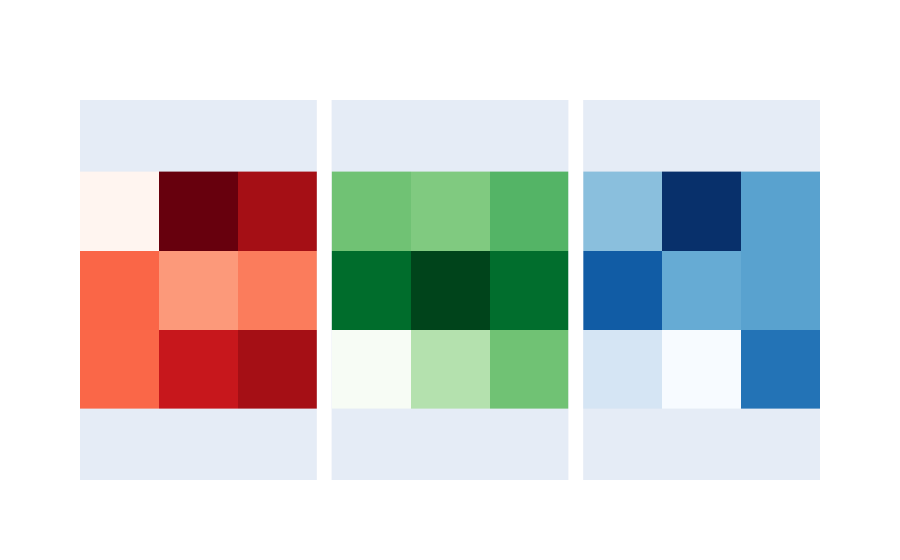

Notebook source saved alongside this figure:
### Code cell
A.show_kernels()

### Figure 1 — Plotly figure (JSON) as saved in the notebook; plotly's stock layout.template omitted (floating-point values rounded to 4 significant figures)
{"data": [{"colorscale": [[0, "rgb(255,245,240)"], [0.125, "rgb(254,224,210)"], [0.25, "rgb(252,187,161)"], [0.375, "rgb(252,146,114)"], [0.5, "rgb(251,106,74)"], [0.625, "rgb(239,59,44)"], [0.75, "rgb(203,24,29)"], [0.875, "rgb(165,15,21)"], [1, "rgb(103,0,13)"]], "showscale": false, "type": "heatmap", "x": [0, 1, 2, 3], "xaxis": "x", "y": [0, 1, 2, 3], "yaxis": "y", "z": [[-4.968, 2.394, 1.47], [-1.206, -2.36, -1.695], [-1.229, 0.6516, 1.477]], "zmax": 2.394, "zmin": -4.968}, {"colorscale": [[0, "rgb(247,252,245)"], [0.125, "rgb(229,245,224)"], [0.25, "rgb(199,233,192)"], [0.375, "rgb(161,217,155)"], [0.5, "rgb(116,196,118)"], [0.625, "rgb(65,171,93)"], [0.75, "rgb(35,139,69)"], [0.875, "rgb(0,109,44)"], [1, "rgb(0,68,27)"]], "showscale": false, "type": "heatmap", "x": [0, 1, 2, 3], "xaxis": "x2", "y": [0, 1, 2, 3], "yaxis": "y2", "z": [[-1.279, -1.627, -0.7167], [1.666, 2.688, 1.652], [-5.398, -2.882, -1.272]], "zmax": 2.688, "zmin": -5.398}, {"colorscale": [[0, "rgb(247,251,255)"], [0.125, "rgb(222,235,247)"], [0.25, "rgb(198,219,239)"], [0.375, "rgb(158,202,225)"], [0.5, "rgb(107,174,214)"], [0.625, "rgb(66,146,198)"], [0.75, "rgb(33,113,181)"], [0.875, "rgb(8,81,156)"], [1, "rgb(8,48,107)"]], "showscale": false, "type": "heatmap", "x": [0, 1, 2, 3], "xaxis": "x3", "y": [0, 1, 2, 3], "yaxis": "y3", "z": [[-0.06859, 2.846, 0.5987], [1.989, 0.3934, 0.5893], [-1.33, -2.209, 1.542]], "zmax": 2.846, "zmin": -2.209}], "layout": {"xaxis": {"anchor": "y", "domain": [0, 0.32], "showgrid": false, "showticklabels": false, "zeroline": false}, "xaxis2": {"anchor": "y2", "domain": [0.34, 0.66], "showgrid": false, "showticklabels": false, "zeroline": false}, "xaxis3": {"anchor": "y3", "domain": [0.68, 1], "showgrid": false, "showticklabels": false, "zeroline": false}, "yaxis": {"anchor": "x", "autorange": "reversed", "domain": [0, 1], "scaleanchor": "x", "scaleratio": 1, "showgrid": false, "showticklabels": false, "zeroline": false}, "yaxis2": {"anchor": "x2", "autorange": "reversed", "domain": [0, 1], "scaleanchor": "x", "scaleratio": 1, "showgrid": false, "showticklabels": false, "zeroline": false}, "yaxis3": {"anchor": "x3", "autorange": "reversed", "domain": [0, 1], "scaleanchor": "x", "scaleratio": 1, "showgrid": false, "showticklabels": false, "zeroline": false}}}
